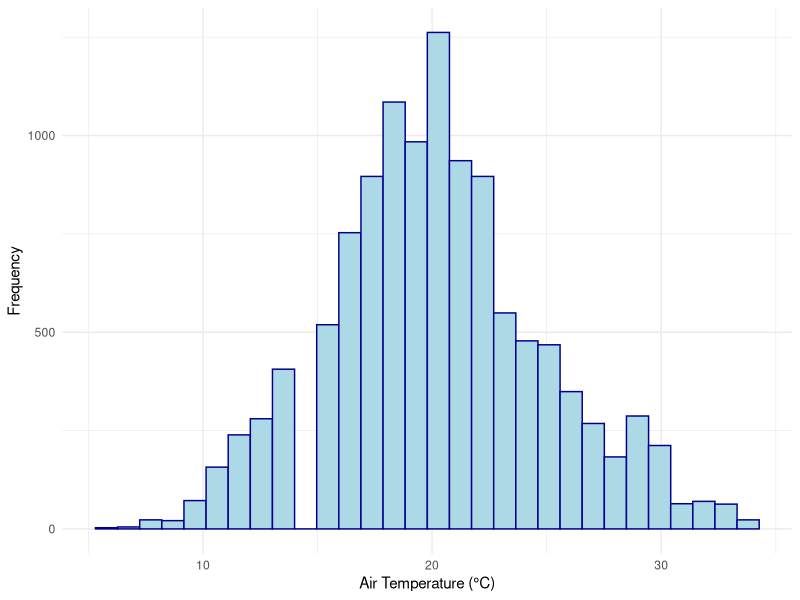
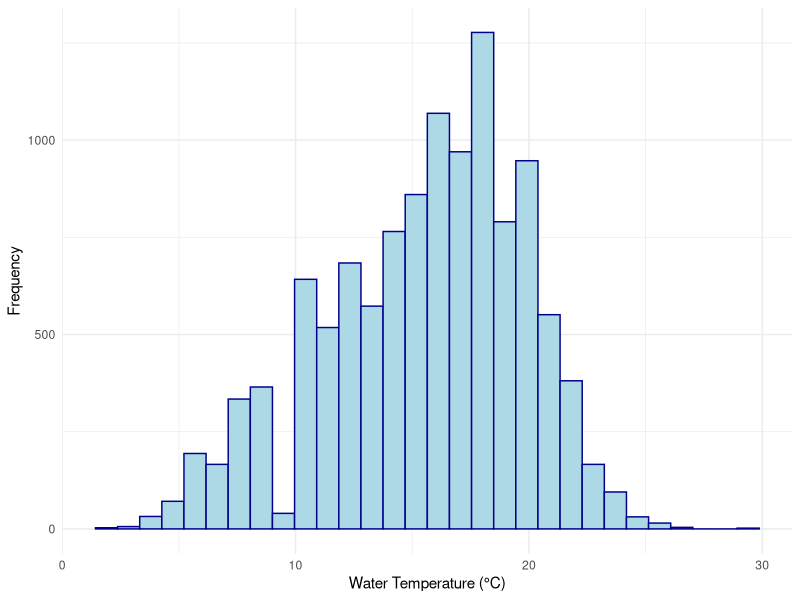
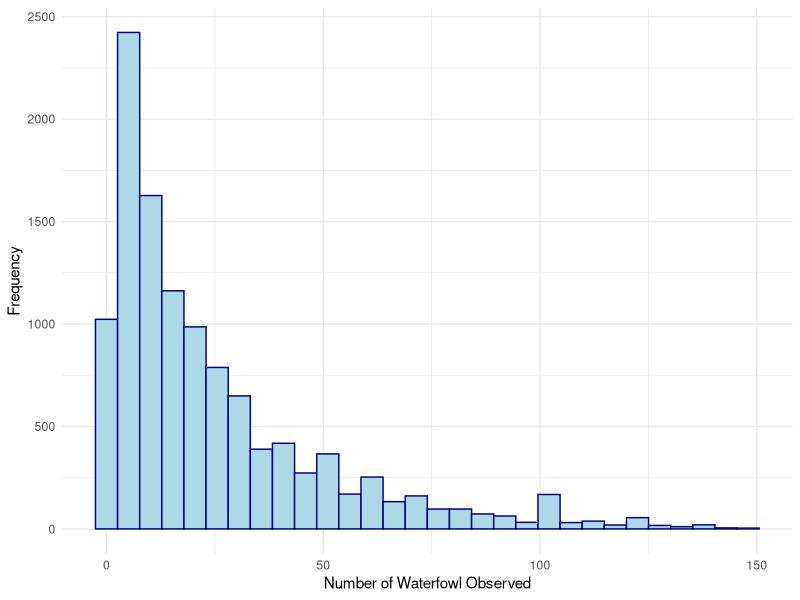
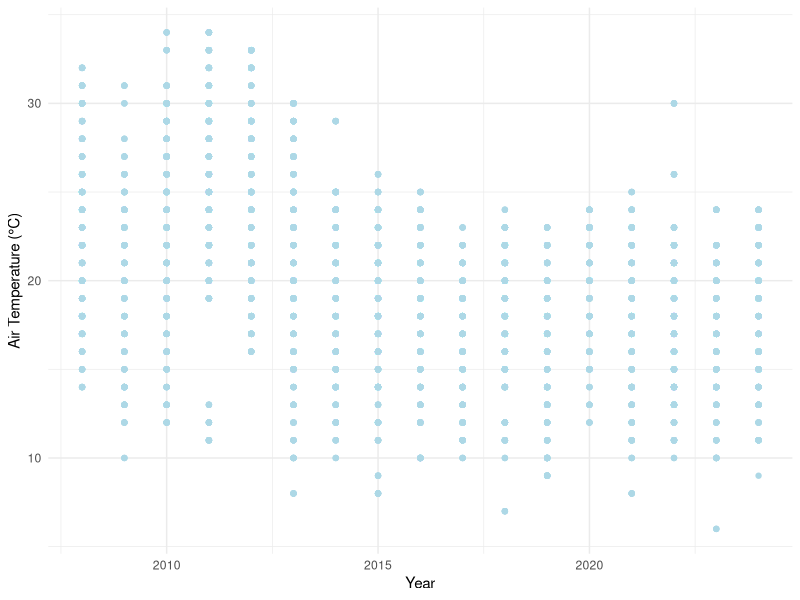
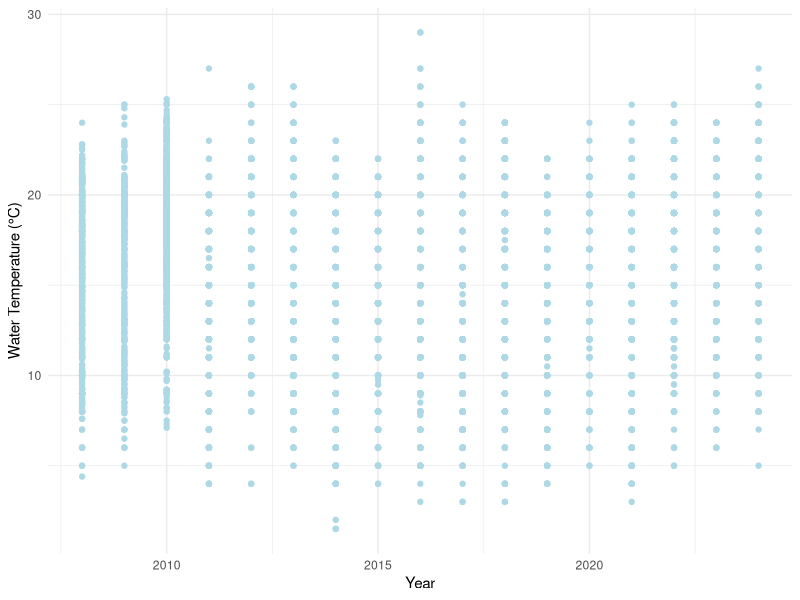
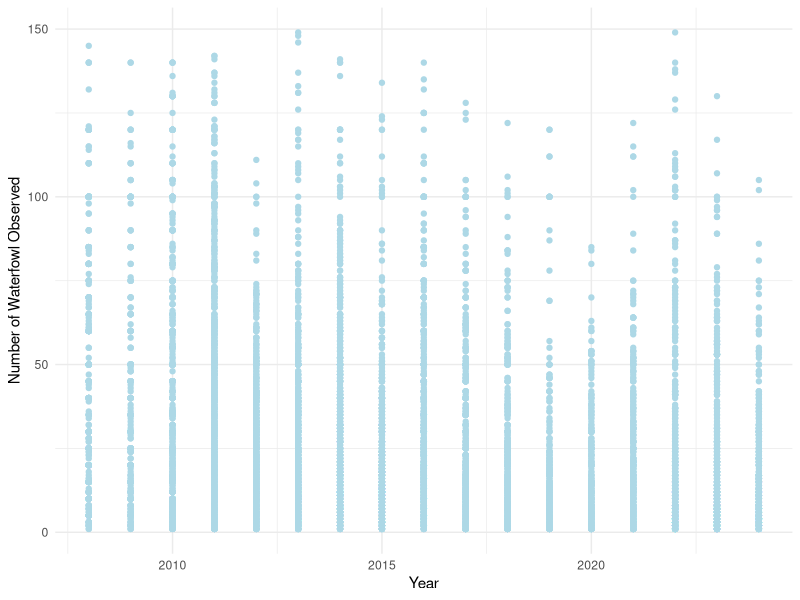
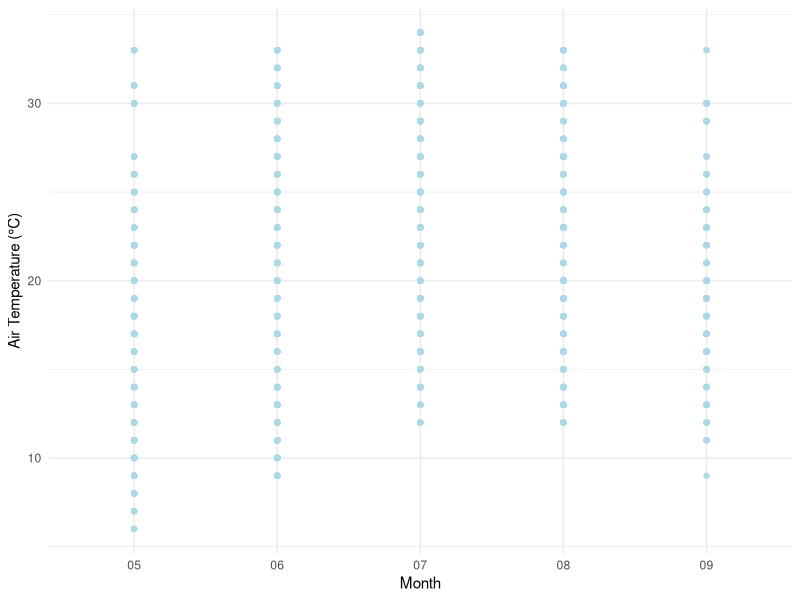
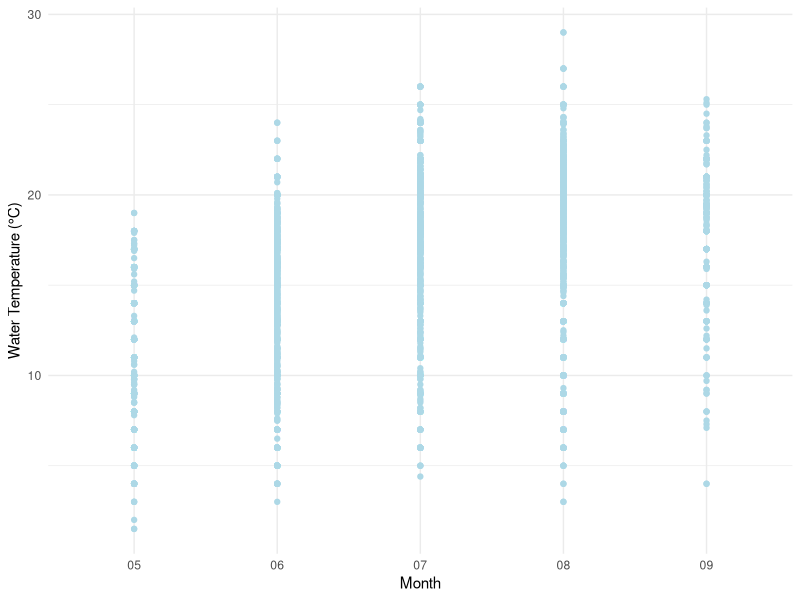

Write R code to recreate these figures, in order.
## ---- chunk 1
#| include: false
#| warning: false
#| message: false

# load packages and read data
library(tidyverse)
library(knitr)
## ---- chunk 2
#| include: false
#| warning: false
#| message: false

data <- read_csv(here::here("data/analysis_data/analysis_data.csv"))
## ---- chunk 3
#| label: tbl-data
#| tbl-cap: Preview of Data
#| echo: false
#| warning: false
#| message: false

kable(head(data), format = "markdown")
## ---- chunk 4
#| label: fig-air
#| fig-cap: Distribution of Air Temperature at Toronto Beaches
#| echo: false
#| warning: false
#| message: false

data |>
  ggplot(aes(x = air_temp)) +
  geom_histogram(bins = 30, col = "darkblue", fill = "lightblue") +
  theme_minimal() +
  labs(x = "Air Temperature (°C)", y = "Frequency")
## ---- chunk 5
#| label: fig-water
#| fig-cap: Distribution of Water Temperature at Toronto Beaches
#| echo: false
#| warning: false
#| message: false

data |>
  ggplot(aes(x = water_temp)) +
  geom_histogram(bins = 30, col = "darkblue", fill = "lightblue") +
  theme_minimal() +
  labs(x = "Water Temperature (°C)", y = "Frequency")
## ---- chunk 6
#| label: fig-fowl
#| fig-cap: Distribution of Waterfowl Observations at Toronto Beaches
#| echo: false
#| warning: false
#| message: false

data |>
  ggplot(aes(x = water_fowl)) +
  geom_histogram(bins = 30, col = "darkblue", fill = "lightblue") +
  theme_minimal() +
  labs(x = "Number of Waterfowl Observed", y = "Frequency")
## ---- chunk 7
#| label: fig-year-air
#| fig-cap: Air Temperature Over Years at Toronto Beaches
#| echo: false
#| warning: false
#| message: false

data |>
  ggplot(aes(x = year, y = air_temp)) +
  geom_point(col = "lightblue") +
  theme_minimal() +
  labs(x = "Year", y = "Air Temperature (°C)")
## ---- chunk 8
#| label: fig-year-water
#| fig-cap: Water Temperature Over Years at Toronto Beaches
#| echo: false
#| warning: false
#| message: false

data |>
  ggplot(aes(x = year, y = water_temp)) +
  geom_point(col = "lightblue") +
  theme_minimal() +
  labs(x = "Year", y = "Water Temperature (°C)")
## ---- chunk 9
#| label: fig-year-fowl
#| fig-cap: Waterfowl Observations Over Years at Toronto Beaches
#| echo: false
#| warning: false
#| message: false

data |>
  ggplot(aes(x = year, y = water_fowl)) +
  geom_point(col = "lightblue") +
  theme_minimal() +
  labs(x = "Year", y = "Number of Waterfowl Observed")
## ---- chunk 10
#| label: fig-month-air
#| fig-cap: Seasonal Change of Air Temperature at Toronto Beaches
#| echo: false
#| warning: false
#| message: false

data |>
  ggplot(aes(x = month, y = air_temp)) +
  geom_point(col = "lightblue") +
  theme_minimal() +
  labs(x = "Month", y = "Air Temperature (°C)")
## ---- chunk 11
#| label: fig-month-water
#| fig-cap: Seasonal Change of Water Temperature at Toronto Beaches
#| echo: false
#| warning: false
#| message: false

data |>
  ggplot(aes(x = month, y = water_temp)) +
  geom_point(col = "lightblue") +
  theme_minimal() +
  labs(x = "Month", y = "Water Temperature (°C)")
## ---- chunk 12
#| label: fig-month-fowl
#| fig-cap: Seasonal Change of Waterfowl Observations at Toronto Beaches
#| echo: false
#| warning: false
#| message: false

data |>
  ggplot(aes(x = month, y = water_fowl)) +
  geom_point(col = "lightblue") +
  theme_minimal() +
  labs(x = "Month", y = "Number of Waterfowl Observed")
## ---- chunk 13
#| label: fig-air-water
#| fig-cap: Relationship Between Air Temperature and Water Temperature at Toronto Beaches
#| echo: false
#| warning: false
#| message: false

data |>
  ggplot(aes(x = air_temp, y = water_temp)) +
  geom_point(col = "lightblue") +
  theme_minimal() +
  labs(x = "Air Temperature (°C)", y = "Water Temperature (°C)")
## ---- chunk 14
#| label: fig-water-fowl
#| fig-cap: Relationship Between Water Temperature and Waterfowl Observations at Toronto Beaches
#| echo: false
#| warning: false
#| message: false

data |>
  ggplot(aes(x = water_temp, y = water_fowl)) +
  geom_point(col = "lightblue") +
  theme_minimal() +
  labs(x = "Water Temperature (°C)", y = "Number of Waterfowl Observed")
